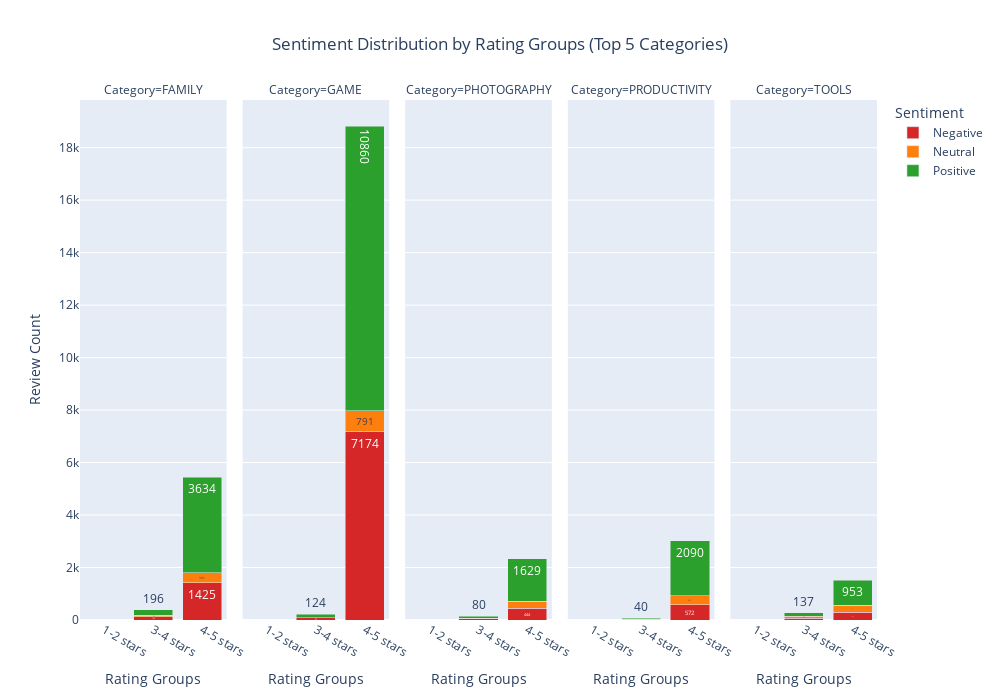

The cell this chart's notebook holds for it:
### Code cell
# Create the Plotly stacked bar chart
fig = px.bar(sentiment_melted, x='Rating_Group', y='Count', color='Sentiment',
             facet_col='Category', barmode='stack', text='Count',
             color_discrete_map={'Positive': '#2ca02c', 'Neutral': '#ff7f0e', 'Negative': '#d62728'},
             labels={'Rating_Group': 'Rating Groups', 'Count': 'Review Count'},
             title='Sentiment Distribution by Rating Groups (Top 5 Categories)')

# Update layout for better readability
fig.update_layout(height=700, width=1000, title_x=0.5, 
                  xaxis_title='Rating Groups', yaxis_title='Review Count',
                  legend_title_text='Sentiment',
                  font=dict(size=12))

fig.show()

### Figure 1 — Plotly figure (JSON) as saved in the notebook; plotly's stock layout.template omitted (floating-point values rounded to 4 significant figures)
{"data": [{"hovertemplate": "Sentiment=Negative<br>Category=FAMILY<br>Rating Groups=%{x}<br>Review Count=%{text}<extra></extra>", "legendgroup": "Negative", "marker": {"color": "#d62728", "pattern": {"shape": ""}}, "name": "Negative", "orientation": "v", "showlegend": true, "text": [0.0, 120.0, 1425.0], "textposition": "auto", "type": "bar", "x": ["1-2 stars", "3-4 stars", "4-5 stars"], "xaxis": "x", "y": [0, 120, 1425], "yaxis": "y"}, {"hovertemplate": "Sentiment=Negative<br>Category=GAME<br>Rating Groups=%{x}<br>Review Count=%{text}<extra></extra>", "legendgroup": "Negative", "marker": {"color": "#d62728", "pattern": {"shape": ""}}, "name": "Negative", "orientation": "v", "showlegend": false, "text": [0.0, 78.0, 7174.0], "textposition": "auto", "type": "bar", "x": ["1-2 stars", "3-4 stars", "4-5 stars"], "xaxis": "x2", "y": [0, 78, 7174], "yaxis": "y2"}, {"hovertemplate": "Sentiment=Negative<br>Category=PHOTOGRAPHY<br>Rating Groups=%{x}<br>Review Count=%{text}<extra></extra>", "legendgroup": "Negative", "marker": {"color": "#d62728", "pattern": {"shape": ""}}, "name": "Negative", "orientation": "v", "showlegend": false, "text": [0.0, 41.0, 444.0], "textposition": "auto", "type": "bar", "x": ["1-2 stars", "3-4 stars", "4-5 stars"], "xaxis": "x3", "y": [0, 41, 444], "yaxis": "y3"}, {"hovertemplate": "Sentiment=Negative<br>Category=PRODUCTIVITY<br>Rating Groups=%{x}<br>Review Count=%{text}<extra></extra>", "legendgroup": "Negative", "marker": {"color": "#d62728", "pattern": {"shape": ""}}, "name": "Negative", "orientation": "v", "showlegend": false, "text": [0.0, 21.0, 572.0], "textposition": "auto", "type": "bar", "x": ["1-2 stars", "3-4 stars", "4-5 stars"], "xaxis": "x4", "y": [0, 21, 572], "yaxis": "y4"}, {"hovertemplate": "Sentiment=Negative<br>Category=TOOLS<br>Rating Groups=%{x}<br>Review Count=%{text}<extra></extra>", "legendgroup": "Negative", "marker": {"color": "#d62728", "pattern": {"shape": ""}}, "name": "Negative", "orientation": "v", "showlegend": false, "text": [0.0, 58.0, 289.0], "textposition": "auto", "type": "bar", "x": ["1-2 stars", "3-4 stars", "4-5 stars"], "xaxis": "x5", "y": [0, 58, 289], "yaxis": "y5"}, {"hovertemplate": "Sentiment=Neutral<br>Category=FAMILY<br>Rating Groups=%{x}<br>Review Count=%{text}<extra></extra>", "legendgroup": "Neutral", "marker": {"color": "#ff7f0e", "pattern": {"shape": ""}}, "name": "Neutral", "orientation": "v", "showlegend": true, "text": [0.0, 67.0, 385.0], "textposition": "auto", "type": "bar", "x": ["1-2 stars", "3-4 stars", "4-5 stars"], "xaxis": "x", "y": [0, 67, 385], "yaxis": "y"}, {"hovertemplate": "Sentiment=Neutral<br>Category=GAME<br>Rating Groups=%{x}<br>Review Count=%{text}<extra></extra>", "legendgroup": "Neutral", "marker": {"color": "#ff7f0e", "pattern": {"shape": ""}}, "name": "Neutral", "orientation": "v", "showlegend": false, "text": [0.0, 14.0, 791.0], "textposition": "auto", "type": "bar", "x": ["1-2 stars", "3-4 stars", "4-5 stars"], "xaxis": "x2", "y": [0, 14, 791], "yaxis": "y2"}, {"hovertemplate": "Sentiment=Neutral<br>Category=PHOTOGRAPHY<br>Rating Groups=%{x}<br>Review Count=%{text}<extra></extra>", "legendgroup": "Neutral", "marker": {"color": "#ff7f0e", "pattern": {"shape": ""}}, "name": "Neutral", "orientation": "v", "showlegend": false, "text": [0.0, 17.0, 270.0], "textposition": "auto", "type": "bar", "x": ["1-2 stars", "3-4 stars", "4-5 stars"], "xaxis": "x3", "y": [0, 17, 270], "yaxis": "y3"}, {"hovertemplate": "Sentiment=Neutral<br>Category=PRODUCTIVITY<br>Rating Groups=%{x}<br>Review Count=%{text}<extra></extra>", "legendgroup": "Neutral", "marker": {"color": "#ff7f0e", "pattern": {"shape": ""}}, "name": "Neutral", "orientation": "v", "showlegend": false, "text": [0.0, 14.0, 361.0], "textposition": "auto", "type": "bar", "x": ["1-2 stars", "3-4 stars", "4-5 stars"], "xaxis": "x4", "y": [0, 14, 361], "yaxis": "y4"}, {"hovertemplate": "Sentiment=Neutral<br>Category=TOOLS<br>Rating Groups=%{x}<br>Review Count=%{text}<extra></extra>", "legendgroup": "Neutral", "marker": {"color": "#ff7f0e", "pattern": {"shape": ""}}, "name": "Neutral", "orientation": "v", "showlegend": false, "text": [0.0, 76.0, 281.0], "textposition": "auto", "type": "bar", "x": ["1-2 stars", "3-4 stars", "4-5 stars"], "xaxis": "x5", "y": [0, 76, 281], "yaxis": "y5"}, {"hovertemplate": "Sentiment=Positive<br>Category=FAMILY<br>Rating Groups=%{x}<br>Review Count=%{text}<extra></extra>", "legendgroup": "Positive", "marker": {"color": "#2ca02c", "pattern": {"shape": ""}}, "name": "Positive", "orientation": "v", "showlegend": true, "text": [0.0, 196.0, 3634.0], "textposition": "auto", "type": "bar", "x": ["1-2 stars", "3-4 stars", "4-5 stars"], "xaxis": "x", "y": [0, 196, 3634], "yaxis": "y"}, {"hovertemplate": "Sentiment=Positive<br>Category=GAME<br>Rating Groups=%{x}<br>Review Count=%{text}<extra></extra>", "legendgroup": "Positive", "marker": {"color": "#2ca02c", "pattern": {"shape": ""}}, "name": "Positive", "orientation": "v", "showlegend": false, "text": [0.0, 124.0, 10860.0], "textposition": "auto", "type": "bar", "x": ["1-2 stars", "3-4 stars", "4-5 stars"], "xaxis": "x2", "y": [0, 124, 10860], "yaxis": "y2"}, {"hovertemplate": "Sentiment=Positive<br>Category=PHOTOGRAPHY<br>Rating Groups=%{x}<br>Review Count=%{text}<extra></extra>", "legendgroup": "Positive", "marker": {"color": "#2ca02c", "pattern": {"shape": ""}}, "name": "Positive", "orientation": "v", "showlegend": false, "text": [0.0, 80.0, 1629.0], "textposition": "auto", "type": "bar", "x": ["1-2 stars", "3-4 stars", "4-5 stars"], "xaxis": "x3", "y": [0, 80, 1629], "yaxis": "y3"}, {"hovertemplate": "Sentiment=Positive<br>Category=PRODUCTIVITY<br>Rating Groups=%{x}<br>Review Count=%{text}<extra></extra>", "legendgroup": "Positive", "marker": {"color": "#2ca02c", "pattern": {"shape": ""}}, "name": "Positive", "orientation": "v", "showlegend": false, "text": [0.0, 40.0, 2090.0], "textposition": "auto", "type": "bar", "x": ["1-2 stars", "3-4 stars", "4-5 stars"], "xaxis": "x4", "y": [0, 40, 2090], "yaxis": "y4"}, {"hovertemplate": "Sentiment=Positive<br>Category=TOOLS<br>Rating Groups=%{x}<br>Review Count=%{text}<extra></extra>", "legendgroup": "Positive", "marker": {"color": "#2ca02c", "pattern": {"shape": ""}}, "name": "Positive", "orientation": "v", "showlegend": false, "text": [0.0, 137.0, 953.0], "textposition": "auto", "type": "bar", "x": ["1-2 stars", "3-4 stars", "4-5 stars"], "xaxis": "x5", "y": [0, 137, 953], "yaxis": "y5"}], "layout": {"annotations": [{"font": {}, "showarrow": false, "text": "Category=FAMILY", "x": 0.092, "xanchor": "center", "xref": "paper", "y": 1, "yanchor": "bottom", "yref": "paper"}, {"font": {}, "showarrow": false, "text": "Category=GAME", "x": 0.296, "xanchor": "center", "xref": "paper", "y": 1, "yanchor": "bottom", "yref": "paper"}, {"font": {}, "showarrow": false, "text": "Category=PHOTOGRAPHY", "x": 0.5, "xanchor": "center", "xref": "paper", "y": 1, "yanchor": "bottom", "yref": "paper"}, {"font": {}, "showarrow": false, "text": "Category=PRODUCTIVITY", "x": 0.704, "xanchor": "center", "xref": "paper", "y": 1, "yanchor": "bottom", "yref": "paper"}, {"font": {}, "showarrow": false, "text": "Category=TOOLS", "x": 0.908, "xanchor": "center", "xref": "paper", "y": 1, "yanchor": "bottom", "yref": "paper"}], "barmode": "stack", "font": {"size": 12}, "height": 700, "legend": {"title": {"text": "Sentiment"}, "tracegroupgap": 0}, "title": {"text": "Sentiment Distribution by Rating Groups (Top 5 Categories)", "x": 0.5}, "width": 1000, "xaxis": {"anchor": "y", "domain": [0, 0.184], "title": {"text": "Rating Groups"}}, "xaxis2": {"anchor": "y2", "domain": [0.204, 0.388], "matches": "x", "title": {"text": "Rating Groups"}}, "xaxis3": {"anchor": "y3", "domain": [0.408, 0.592], "matches": "x", "title": {"text": "Rating Groups"}}, "xaxis4": {"anchor": "y4", "domain": [0.612, 0.796], "matches": "x", "title": {"text": "Rating Groups"}}, "xaxis5": {"anchor": "y5", "domain": [0.816, 1], "matches": "x", "title": {"text": "Rating Groups"}}, "yaxis": {"anchor": "x", "domain": [0, 1], "title": {"text": "Review Count"}}, "yaxis2": {"anchor": "x2", "domain": [0, 1], "matches": "y", "showticklabels": false}, "yaxis3": {"anchor": "x3", "domain": [0, 1], "matches": "y", "showticklabels": false}, "yaxis4": {"anchor": "x4", "domain": [0, 1], "matches": "y", "showticklabels": false}, "yaxis5": {"anchor": "x5", "domain": [0, 1], "matches": "y", "showticklabels": false}}}
